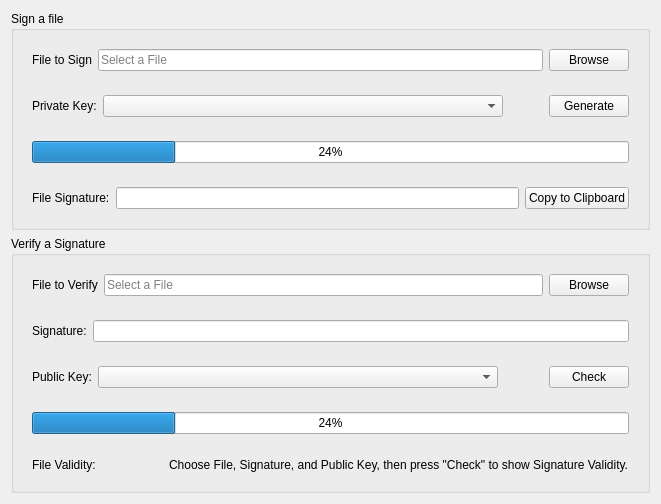
      <widget class="QWidget" name="tabSignatures">
       <attribute name="title">
        <string>Signatures</string>
       </attribute>
       <layout class="QVBoxLayout" name="verticalLayout_24">
        <item>
         <widget class="QGroupBox" name="gbSigning">
          <property name="title">
           <string>Sign a file</string>
          </property>
          <layout class="QVBoxLayout" name="verticalLayout_25">
           <item>
            <widget class="QWidget" name="rowChooseFileToSign" native="true">
             <layout class="QHBoxLayout" name="horizontalLayout_38">
              <item>
               <widget class="QLabel" name="lblChooseFileToSign">
                <property name="text">
                 <string>File to Sign</string>
                </property>
               </widget>
              </item>
              <item>
               <widget class="QLineEdit" name="leChooseFileToSign">
                <property name="readOnly">
                 <bool>true</bool>
                </property>
                <property name="placeholderText">
                 <string>Select a File</string>
                </property>
               </widget>
              </item>
              <item>
               <widget class="QPushButton" name="btnChooseFileToSign">
                <property name="text">
                 <string>Browse</string>
                </property>
               </widget>
              </item>
             </layout>
            </widget>
           </item>
           <item>
            <widget class="QWidget" name="rowSigPrivKSelection" native="true">
             <layout class="QHBoxLayout" name="horizontalLayout_37">
              <item>
               <widget class="QLabel" name="lblSigPrivKSelection">
                <property name="text">
                 <string>Private Key:</string>
                </property>
               </widget>
              </item>
              <item>
               <widget class="QComboBox" name="cbSigPrivKSelection">
                <property name="minimumSize">
                 <size>
                  <width>400</width>
                  <height>20</height>
                 </size>
                </property>
               </widget>
              </item>
              <item>
               <spacer name="spcSigPrivKSelection">
                <property name="orientation">
                 <enum>Qt::Orientation::Horizontal</enum>
                </property>
                <property name="sizeHint" stdset="0">
                 <size>
                  <width>40</width>
                  <height>20</height>
                 </size>
                </property>
               </spacer>
              </item>
              <item>
               <widget class="QPushButton" name="btnSigPrivKSelection">
                <property name="text">
                 <string>Generate</string>
                </property>
               </widget>
              </item>
             </layout>
            </widget>
           </item>
           <item>
            <widget class="QWidget" name="rowSignProgress" native="true">
             <layout class="QVBoxLayout" name="verticalLayout_27">
              <item>
               <widget class="QProgressBar" name="pbSign">
                <property name="value">
                 <number>24</number>
                </property>
               </widget>
              </item>
             </layout>
            </widget>
           </item>
           <item>
            <widget class="QWidget" name="rowShowSignature" native="true">
             <layout class="QHBoxLayout" name="horizontalLayout_42">
              <item>
               <widget class="QLabel" name="lblShowSignature">
                <property name="text">
                 <string>File Signature:</string>
                </property>
               </widget>
              </item>
              <item>
               <widget class="QLineEdit" name="leShowSignature"/>
              </item>
              <item>
               <widget class="QPushButton" name="btnCopySignature">
                <property name="text">
                 <string>Copy to Clipboard</string>
                </property>
               </widget>
              </item>
             </layout>
            </widget>
           </item>
          </layout>
         </widget>
        </item>
        <item>
         <widget class="QGroupBox" name="gbVerification">
          <property name="title">
           <string>Verify a Signature</string>
          </property>
          <layout class="QVBoxLayout" name="verticalLayout_26">
           <item>
            <widget class="QWidget" name="rowChooseFileToVerify" native="true">
             <layout class="QHBoxLayout" name="horizontalLayout_43">
              <item>
               <widget class="QLabel" name="lblChooseFileToVerify">
                <property name="text">
                 <string>File to Verify</string>
                </property>
               </widget>
              </item>
              <item>
               <widget class="QLineEdit" name="leChooseFileToVerify">
                <property name="readOnly">
                 <bool>true</bool>
                </property>
                <property name="placeholderText">
                 <string>Select a File</string>
                </property>
               </widget>
              </item>
              <item>
               <widget class="QPushButton" name="btnChooseFileToVerify">
                <property name="text">
                 <string>Browse</string>
                </property>
               </widget>
              </item>
             </layout>
            </widget>
           </item>
           <item>
            <widget class="QWidget" name="rowShowSignature_2" native="true">
             <layout class="QHBoxLayout" name="horizontalLayout_44">
              <item>
               <widget class="QLabel" name="lblShowSignature_2">
                <property name="text">
                 <string>Signature:</string>
                </property>
               </widget>
              </item>
              <item>
               <widget class="QLineEdit" name="leShowSignature_2"/>
              </item>
             </layout>
            </widget>
           </item>
           <item>
            <widget class="QWidget" name="rowSigPubKSelection" native="true">
             <layout class="QHBoxLayout" name="horizontalLayout_45">
              <item>
               <widget class="QLabel" name="lblSigPubKSelection">
                <property name="text">
                 <string>Public Key:</string>
                </property>
               </widget>
              </item>
              <item>
               <widget class="QComboBox" name="cbSigPubKSelection">
                <property name="minimumSize">
                 <size>
                  <width>400</width>
                  <height>20</height>
                 </size>
                </property>
               </widget>
              </item>
              <item>
               <spacer name="spcSigPubKSelection">
                <property name="orientation">
                 <enum>Qt::Orientation::Horizontal</enum>
                </property>
                <property name="sizeHint" stdset="0">
                 <size>
                  <width>40</width>
                  <height>20</height>
                 </size>
                </property>
               </spacer>
              </item>
              <item>
               <widget class="QPushButton" name="btnSigPubKSelection">
                <property name="text">
                 <string>Check</string>
                </property>
               </widget>
              </item>
             </layout>
            </widget>
           </item>
           <item>
            <widget class="QWidget" name="rowVerificationProgress" native="true">
             <layout class="QVBoxLayout" name="verticalLayout_28">
              <item>
               <widget class="QProgressBar" name="pbVerification">
                <property name="value">
                 <number>24</number>
                </property>
               </widget>
              </item>
             </layout>
            </widget>
           </item>
           <item>
            <widget class="QWidget" name="rowShowFileValidity" native="true">
             <layout class="QHBoxLayout" name="horizontalLayout_46">
              <item>
               <widget class="QLabel" name="lblFileValidityText">
                <property name="text">
                 <string>File Validity:</string>
                </property>
               </widget>
              </item>
              <item>
               <widget class="QLabel" name="lblFileValiditShow">
                <property name="text">
                 <string>Choose File, Signature, and Public Key, then press &quot;Check&quot; to show Signature Validity.</string>
                </property>
               </widget>
              </item>
             </layout>
            </widget>
           </item>
          </layout>
         </widget>
        </item>
       </layout>
      </widget>
